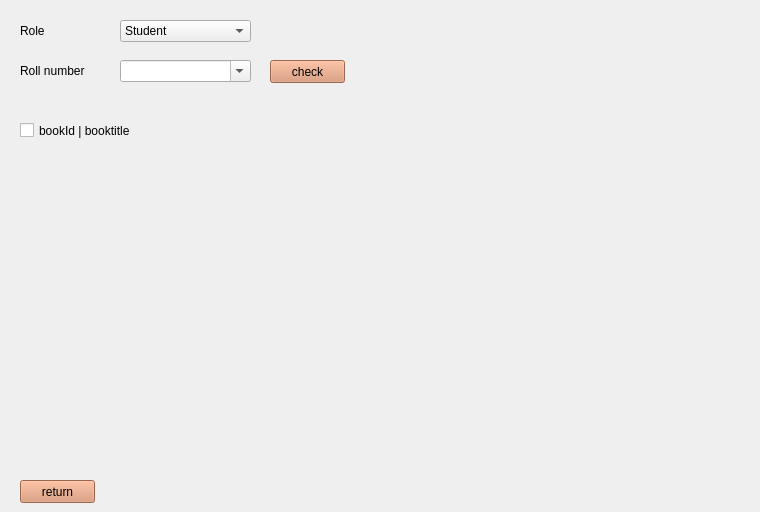
      <widget class="QWidget" name="return_tab">
       <attribute name="title">
        <string>RETURN</string>
       </attribute>
       <widget class="QLabel" name="return_reg_no_label">
        <property name="geometry">
         <rect>
          <x>20</x>
          <y>60</y>
          <width>101</width>
          <height>21</height>
         </rect>
        </property>
        <property name="text">
         <string>Roll number</string>
        </property>
       </widget>
       <widget class="QComboBox" name="return_reg_no_cbox">
        <property name="geometry">
         <rect>
          <x>120</x>
          <y>60</y>
          <width>131</width>
          <height>22</height>
         </rect>
        </property>
        <property name="editable">
         <bool>true</bool>
        </property>
       </widget>
       <widget class="QPushButton" name="return_check_btn">
        <property name="geometry">
         <rect>
          <x>270</x>
          <y>60</y>
          <width>75</width>
          <height>23</height>
         </rect>
        </property>
        <property name="palette">
         <palette>
          <active>
           <colorrole role="WindowText">
            <brush brushstyle="SolidPattern">
             <color alpha="255">
              <red>0</red>
              <green>0</green>
              <blue>0</blue>
             </color>
            </brush>
           </colorrole>
           <colorrole role="Button">
            <brush brushstyle="SolidPattern">
             <color alpha="255">
              <red>216</red>
              <green>144</green>
              <blue>107</blue>
             </color>
            </brush>
           </colorrole>
           <colorrole role="Light">
            <brush brushstyle="SolidPattern">
             <color alpha="255">
              <red>255</red>
              <green>216</green>
              <blue>196</blue>
             </color>
            </brush>
           </colorrole>
           <colorrole role="Midlight">
            <brush brushstyle="SolidPattern">
             <color alpha="255">
              <red>235</red>
              <green>180</green>
              <blue>151</blue>
             </color>
            </brush>
           </colorrole>
           <colorrole role="Dark">
            <brush brushstyle="SolidPattern">
             <color alpha="255">
              <red>108</red>
              <green>72</green>
              <blue>53</blue>
             </color>
            </brush>
           </colorrole>
           <colorrole role="Mid">
            <brush brushstyle="SolidPattern">
             <color alpha="255">
              <red>144</red>
              <green>96</green>
              <blue>71</blue>
             </color>
            </brush>
           </colorrole>
           <colorrole role="Text">
            <brush brushstyle="SolidPattern">
             <color alpha="255">
              <red>0</red>
              <green>0</green>
              <blue>0</blue>
             </color>
            </brush>
           </colorrole>
           <colorrole role="BrightText">
            <brush brushstyle="SolidPattern">
             <color alpha="255">
              <red>255</red>
              <green>255</green>
              <blue>255</blue>
             </color>
            </brush>
           </colorrole>
           <colorrole role="ButtonText">
            <brush brushstyle="SolidPattern">
             <color alpha="255">
              <red>0</red>
              <green>0</green>
              <blue>0</blue>
             </color>
            </brush>
           </colorrole>
           <colorrole role="Base">
            <brush brushstyle="SolidPattern">
             <color alpha="255">
              <red>255</red>
              <green>255</green>
              <blue>255</blue>
             </color>
            </brush>
           </colorrole>
           <colorrole role="Window">
            <brush brushstyle="SolidPattern">
             <color alpha="255">
              <red>216</red>
              <green>144</green>
              <blue>107</blue>
             </color>
            </brush>
           </colorrole>
           <colorrole role="Shadow">
            <brush brushstyle="SolidPattern">
             <color alpha="255">
              <red>0</red>
              <green>0</green>
              <blue>0</blue>
             </color>
            </brush>
           </colorrole>
           <colorrole role="AlternateBase">
            <brush brushstyle="SolidPattern">
             <color alpha="255">
              <red>235</red>
              <green>199</green>
              <blue>181</blue>
             </color>
            </brush>
           </colorrole>
           <colorrole role="ToolTipBase">
            <brush brushstyle="SolidPattern">
             <color alpha="255">
              <red>255</red>
              <green>255</green>
              <blue>220</blue>
             </color>
            </brush>
           </colorrole>
           <colorrole role="ToolTipText">
            <brush brushstyle="SolidPattern">
             <color alpha="255">
              <red>0</red>
              <green>0</green>
              <blue>0</blue>
             </color>
            </brush>
           </colorrole>
           <colorrole role="PlaceholderText">
            <brush brushstyle="SolidPattern">
             <color alpha="128">
              <red>0</red>
              <green>0</green>
              <blue>0</blue>
             </color>
            </brush>
           </colorrole>
          </active>
          <inactive>
           <colorrole role="WindowText">
            <brush brushstyle="SolidPattern">
             <color alpha="255">
              <red>0</red>
              <green>0</green>
              <blue>0</blue>
             </color>
            </brush>
           </colorrole>
           <colorrole role="Button">
            <brush brushstyle="SolidPattern">
             <color alpha="255">
              <red>216</red>
              <green>144</green>
              <blue>107</blue>
             </color>
            </brush>
           </colorrole>
           <colorrole role="Light">
            <brush brushstyle="SolidPattern">
             <color alpha="255">
              <red>255</red>
              <green>216</green>
              <blue>196</blue>
             </color>
            </brush>
           </colorrole>
           <colorrole role="Midlight">
            <brush brushstyle="SolidPattern">
             <color alpha="255">
              <red>235</red>
              <green>180</green>
              <blue>151</blue>
             </color>
            </brush>
           </colorrole>
           <colorrole role="Dark">
            <brush brushstyle="SolidPattern">
             <color alpha="255">
              <red>108</red>
              <green>72</green>
              <blue>53</blue>
             </color>
            </brush>
           </colorrole>
           <colorrole role="Mid">
            <brush brushstyle="SolidPattern">
             <color alpha="255">
              <red>144</red>
              <green>96</green>
              <blue>71</blue>
             </color>
            </brush>
           </colorrole>
           <colorrole role="Text">
            <brush brushstyle="SolidPattern">
             <color alpha="255">
              <red>0</red>
              <green>0</green>
              <blue>0</blue>
             </color>
            </brush>
           </colorrole>
           <colorrole role="BrightText">
            <brush brushstyle="SolidPattern">
             <color alpha="255">
              <red>255</red>
              <green>255</green>
              <blue>255</blue>
             </color>
            </brush>
           </colorrole>
           <colorrole role="ButtonText">
            <brush brushstyle="SolidPattern">
             <color alpha="255">
              <red>0</red>
              <green>0</green>
              <blue>0</blue>
             </color>
            </brush>
           </colorrole>
           <colorrole role="Base">
            <brush brushstyle="SolidPattern">
             <color alpha="255">
              <red>255</red>
              <green>255</green>
              <blue>255</blue>
             </color>
            </brush>
           </colorrole>
           <colorrole role="Window">
            <brush brushstyle="SolidPattern">
             <color alpha="255">
              <red>216</red>
              <green>144</green>
              <blue>107</blue>
             </color>
            </brush>
           </colorrole>
           <colorrole role="Shadow">
            <brush brushstyle="SolidPattern">
             <color alpha="255">
              <red>0</red>
              <green>0</green>
              <blue>0</blue>
             </color>
            </brush>
           </colorrole>
           <colorrole role="AlternateBase">
            <brush brushstyle="SolidPattern">
             <color alpha="255">
              <red>235</red>
              <green>199</green>
              <blue>181</blue>
             </color>
            </brush>
           </colorrole>
           <colorrole role="ToolTipBase">
            <brush brushstyle="SolidPattern">
             <color alpha="255">
              <red>255</red>
              <green>255</green>
              <blue>220</blue>
             </color>
            </brush>
           </colorrole>
           <colorrole role="ToolTipText">
            <brush brushstyle="SolidPattern">
             <color alpha="255">
              <red>0</red>
              <green>0</green>
              <blue>0</blue>
             </color>
            </brush>
           </colorrole>
           <colorrole role="PlaceholderText">
            <brush brushstyle="SolidPattern">
             <color alpha="128">
              <red>0</red>
              <green>0</green>
              <blue>0</blue>
             </color>
            </brush>
           </colorrole>
          </inactive>
          <disabled>
           <colorrole role="WindowText">
            <brush brushstyle="SolidPattern">
             <color alpha="255">
              <red>108</red>
              <green>72</green>
              <blue>53</blue>
             </color>
            </brush>
           </colorrole>
           <colorrole role="Button">
            <brush brushstyle="SolidPattern">
             <color alpha="255">
              <red>216</red>
              <green>144</green>
              <blue>107</blue>
             </color>
            </brush>
           </colorrole>
           <colorrole role="Light">
            <brush brushstyle="SolidPattern">
             <color alpha="255">
              <red>255</red>
              <green>216</green>
              <blue>196</blue>
             </color>
            </brush>
           </colorrole>
           <colorrole role="Midlight">
            <brush brushstyle="SolidPattern">
             <color alpha="255">
              <red>235</red>
              <green>180</green>
              <blue>151</blue>
             </color>
            </brush>
           </colorrole>
           <colorrole role="Dark">
            <brush brushstyle="SolidPattern">
             <color alpha="255">
              <red>108</red>
              <green>72</green>
              <blue>53</blue>
             </color>
            </brush>
           </colorrole>
           <colorrole role="Mid">
            <brush brushstyle="SolidPattern">
             <color alpha="255">
              <red>144</red>
              <green>96</green>
              <blue>71</blue>
             </color>
            </brush>
           </colorrole>
           <colorrole role="Text">
            <brush brushstyle="SolidPattern">
             <color alpha="255">
              <red>108</red>
              <green>72</green>
              <blue>53</blue>
             </color>
            </brush>
           </colorrole>
           <colorrole role="BrightText">
            <brush brushstyle="SolidPattern">
             <color alpha="255">
              <red>255</red>
              <green>255</green>
              <blue>255</blue>
             </color>
            </brush>
           </colorrole>
           <colorrole role="ButtonText">
            <brush brushstyle="SolidPattern">
             <color alpha="255">
              <red>108</red>
              <green>72</green>
              <blue>53</blue>
             </color>
            </brush>
           </colorrole>
           <colorrole role="Base">
            <brush brushstyle="SolidPattern">
             <color alpha="255">
              <red>216</red>
              <green>144</green>
              <blue>107</blue>
             </color>
            </brush>
           </colorrole>
           <colorrole role="Window">
            <brush brushstyle="SolidPattern">
             <color alpha="255">
              <red>216</red>
              <green>144</green>
              <blue>107</blue>
             </color>
            </brush>
           </colorrole>
           <colorrole role="Shadow">
            <brush brushstyle="SolidPattern">
             <color alpha="255">
              <red>0</red>
              <green>0</green>
              <blue>0</blue>
             </color>
            </brush>
           </colorrole>
           <colorrole role="AlternateBase">
            <brush brushstyle="SolidPattern">
             <color alpha="255">
              <red>216</red>
              <green>144</green>
              <blue>107</blue>
             </color>
            </brush>
           </colorrole>
           <colorrole role="ToolTipBase">
            <brush brushstyle="SolidPattern">
             <color alpha="255">
              <red>255</red>
              <green>255</green>
              <blue>220</blue>
             </color>
            </brush>
           </colorrole>
           <colorrole role="ToolTipText">
            <brush brushstyle="SolidPattern">
             <color alpha="255">
              <red>0</red>
              <green>0</green>
              <blue>0</blue>
             </color>
            </brush>
           </colorrole>
           <colorrole role="PlaceholderText">
            <brush brushstyle="SolidPattern">
             <color alpha="128">
              <red>0</red>
              <green>0</green>
              <blue>0</blue>
             </color>
            </brush>
           </colorrole>
          </disabled>
         </palette>
        </property>
        <property name="text">
         <string>check</string>
        </property>
       </widget>
       <widget class="QCheckBox" name="return_checkbox">
        <property name="geometry">
         <rect>
          <x>20</x>
          <y>120</y>
          <width>731</width>
          <height>21</height>
         </rect>
        </property>
        <property name="text">
         <string>bookId | booktitle</string>
        </property>
       </widget>
       <widget class="QPushButton" name="return_btn">
        <property name="geometry">
         <rect>
          <x>20</x>
          <y>480</y>
          <width>75</width>
          <height>23</height>
         </rect>
        </property>
        <property name="palette">
         <palette>
          <active>
           <colorrole role="WindowText">
            <brush brushstyle="SolidPattern">
             <color alpha="255">
              <red>0</red>
              <green>0</green>
              <blue>0</blue>
             </color>
            </brush>
           </colorrole>
           <colorrole role="Button">
            <brush brushstyle="SolidPattern">
             <color alpha="255">
              <red>216</red>
              <green>144</green>
              <blue>107</blue>
             </color>
            </brush>
           </colorrole>
           <colorrole role="Light">
            <brush brushstyle="SolidPattern">
             <color alpha="255">
              <red>255</red>
              <green>216</green>
              <blue>196</blue>
             </color>
            </brush>
           </colorrole>
           <colorrole role="Midlight">
            <brush brushstyle="SolidPattern">
             <color alpha="255">
              <red>235</red>
              <green>180</green>
              <blue>151</blue>
             </color>
            </brush>
           </colorrole>
           <colorrole role="Dark">
            <brush brushstyle="SolidPattern">
             <color alpha="255">
              <red>108</red>
              <green>72</green>
              <blue>53</blue>
             </color>
            </brush>
           </colorrole>
           <colorrole role="Mid">
            <brush brushstyle="SolidPattern">
             <color alpha="255">
              <red>144</red>
              <green>96</green>
              <blue>71</blue>
             </color>
            </brush>
           </colorrole>
           <colorrole role="Text">
            <brush brushstyle="SolidPattern">
             <color alpha="255">
              <red>0</red>
              <green>0</green>
              <blue>0</blue>
             </color>
            </brush>
           </colorrole>
           <colorrole role="BrightText">
            <brush brushstyle="SolidPattern">
             <color alpha="255">
              <red>255</red>
              <green>255</green>
              <blue>255</blue>
             </color>
            </brush>
           </colorrole>
           <colorrole role="ButtonText">
            <brush brushstyle="SolidPattern">
             <color alpha="255">
              <red>0</red>
              <green>0</green>
              <blue>0</blue>
             </color>
            </brush>
           </colorrole>
           <colorrole role="Base">
            <brush brushstyle="SolidPattern">
             <color alpha="255">
              <red>255</red>
              <green>255</green>
              <blue>255</blue>
             </color>
            </brush>
           </colorrole>
           <colorrole role="Window">
            <brush brushstyle="SolidPattern">
             <color alpha="255">
              <red>216</red>
              <green>144</green>
              <blue>107</blue>
             </color>
            </brush>
           </colorrole>
           <colorrole role="Shadow">
            <brush brushstyle="SolidPattern">
             <color alpha="255">
              <red>0</red>
              <green>0</green>
              <blue>0</blue>
             </color>
            </brush>
           </colorrole>
           <colorrole role="AlternateBase">
            <brush brushstyle="SolidPattern">
             <color alpha="255">
              <red>235</red>
              <green>199</green>
              <blue>181</blue>
             </color>
            </brush>
           </colorrole>
           <colorrole role="ToolTipBase">
            <brush brushstyle="SolidPattern">
             <color alpha="255">
              <red>255</red>
              <green>255</green>
              <blue>220</blue>
             </color>
            </brush>
           </colorrole>
           <colorrole role="ToolTipText">
            <brush brushstyle="SolidPattern">
             <color alpha="255">
              <red>0</red>
              <green>0</green>
              <blue>0</blue>
             </color>
            </brush>
           </colorrole>
           <colorrole role="PlaceholderText">
            <brush brushstyle="SolidPattern">
             <color alpha="128">
              <red>0</red>
              <green>0</green>
              <blue>0</blue>
             </color>
            </brush>
           </colorrole>
          </active>
          <inactive>
           <colorrole role="WindowText">
            <brush brushstyle="SolidPattern">
             <color alpha="255">
              <red>0</red>
              <green>0</green>
              <blue>0</blue>
             </color>
            </brush>
           </colorrole>
           <colorrole role="Button">
            <brush brushstyle="SolidPattern">
             <color alpha="255">
              <red>216</red>
              <green>144</green>
              <blue>107</blue>
             </color>
            </brush>
           </colorrole>
           <colorrole role="Light">
            <brush brushstyle="SolidPattern">
             <color alpha="255">
              <red>255</red>
              <green>216</green>
              <blue>196</blue>
             </color>
            </brush>
           </colorrole>
           <colorrole role="Midlight">
            <brush brushstyle="SolidPattern">
             <color alpha="255">
              <red>235</red>
              <green>180</green>
              <blue>151</blue>
             </color>
            </brush>
           </colorrole>
           <colorrole role="Dark">
            <brush brushstyle="SolidPattern">
             <color alpha="255">
              <red>108</red>
              <green>72</green>
              <blue>53</blue>
             </color>
            </brush>
           </colorrole>
           <colorrole role="Mid">
            <brush brushstyle="SolidPattern">
             <color alpha="255">
              <red>144</red>
              <green>96</green>
              <blue>71</blue>
             </color>
            </brush>
           </colorrole>
           <colorrole role="Text">
            <brush brushstyle="SolidPattern">
             <color alpha="255">
              <red>0</red>
              <green>0</green>
              <blue>0</blue>
             </color>
            </brush>
           </colorrole>
           <colorrole role="BrightText">
            <brush brushstyle="SolidPattern">
             <color alpha="255">
              <red>255</red>
              <green>255</green>
              <blue>255</blue>
             </color>
            </brush>
           </colorrole>
           <colorrole role="ButtonText">
            <brush brushstyle="SolidPattern">
             <color alpha="255">
              <red>0</red>
              <green>0</green>
              <blue>0</blue>
             </color>
            </brush>
           </colorrole>
           <colorrole role="Base">
            <brush brushstyle="SolidPattern">
             <color alpha="255">
              <red>255</red>
              <green>255</green>
              <blue>255</blue>
             </color>
            </brush>
           </colorrole>
           <colorrole role="Window">
            <brush brushstyle="SolidPattern">
             <color alpha="255">
              <red>216</red>
              <green>144</green>
              <blue>107</blue>
             </color>
            </brush>
           </colorrole>
           <colorrole role="Shadow">
            <brush brushstyle="SolidPattern">
             <color alpha="255">
              <red>0</red>
              <green>0</green>
              <blue>0</blue>
             </color>
            </brush>
           </colorrole>
           <colorrole role="AlternateBase">
            <brush brushstyle="SolidPattern">
             <color alpha="255">
              <red>235</red>
              <green>199</green>
              <blue>181</blue>
             </color>
            </brush>
           </colorrole>
           <colorrole role="ToolTipBase">
            <brush brushstyle="SolidPattern">
             <color alpha="255">
              <red>255</red>
              <green>255</green>
              <blue>220</blue>
             </color>
            </brush>
           </colorrole>
           <colorrole role="ToolTipText">
            <brush brushstyle="SolidPattern">
             <color alpha="255">
              <red>0</red>
              <green>0</green>
              <blue>0</blue>
             </color>
            </brush>
           </colorrole>
           <colorrole role="PlaceholderText">
            <brush brushstyle="SolidPattern">
             <color alpha="128">
              <red>0</red>
              <green>0</green>
              <blue>0</blue>
             </color>
            </brush>
           </colorrole>
          </inactive>
          <disabled>
           <colorrole role="WindowText">
            <brush brushstyle="SolidPattern">
             <color alpha="255">
              <red>108</red>
              <green>72</green>
              <blue>53</blue>
             </color>
            </brush>
           </colorrole>
           <colorrole role="Button">
            <brush brushstyle="SolidPattern">
             <color alpha="255">
              <red>216</red>
              <green>144</green>
              <blue>107</blue>
             </color>
            </brush>
           </colorrole>
           <colorrole role="Light">
            <brush brushstyle="SolidPattern">
             <color alpha="255">
              <red>255</red>
              <green>216</green>
              <blue>196</blue>
             </color>
            </brush>
           </colorrole>
           <colorrole role="Midlight">
            <brush brushstyle="SolidPattern">
             <color alpha="255">
              <red>235</red>
              <green>180</green>
              <blue>151</blue>
             </color>
            </brush>
           </colorrole>
           <colorrole role="Dark">
            <brush brushstyle="SolidPattern">
             <color alpha="255">
              <red>108</red>
              <green>72</green>
              <blue>53</blue>
             </color>
            </brush>
           </colorrole>
           <colorrole role="Mid">
            <brush brushstyle="SolidPattern">
             <color alpha="255">
              <red>144</red>
              <green>96</green>
              <blue>71</blue>
             </color>
            </brush>
           </colorrole>
           <colorrole role="Text">
            <brush brushstyle="SolidPattern">
             <color alpha="255">
              <red>108</red>
              <green>72</green>
              <blue>53</blue>
             </color>
            </brush>
           </colorrole>
           <colorrole role="BrightText">
            <brush brushstyle="SolidPattern">
             <color alpha="255">
              <red>255</red>
              <green>255</green>
              <blue>255</blue>
             </color>
            </brush>
           </colorrole>
           <colorrole role="ButtonText">
            <brush brushstyle="SolidPattern">
             <color alpha="255">
              <red>108</red>
              <green>72</green>
              <blue>53</blue>
             </color>
            </brush>
           </colorrole>
           <colorrole role="Base">
            <brush brushstyle="SolidPattern">
             <color alpha="255">
              <red>216</red>
              <green>144</green>
              <blue>107</blue>
             </color>
            </brush>
           </colorrole>
           <colorrole role="Window">
            <brush brushstyle="SolidPattern">
             <color alpha="255">
              <red>216</red>
              <green>144</green>
              <blue>107</blue>
             </color>
            </brush>
           </colorrole>
           <colorrole role="Shadow">
            <brush brushstyle="SolidPattern">
             <color alpha="255">
              <red>0</red>
              <green>0</green>
              <blue>0</blue>
             </color>
            </brush>
           </colorrole>
           <colorrole role="AlternateBase">
            <brush brushstyle="SolidPattern">
             <color alpha="255">
              <red>216</red>
              <green>144</green>
              <blue>107</blue>
             </color>
            </brush>
           </colorrole>
           <colorrole role="ToolTipBase">
            <brush brushstyle="SolidPattern">
             <color alpha="255">
              <red>255</red>
              <green>255</green>
              <blue>220</blue>
             </color>
            </brush>
           </colorrole>
           <colorrole role="ToolTipText">
            <brush brushstyle="SolidPattern">
             <color alpha="255">
              <red>0</red>
              <green>0</green>
              <blue>0</blue>
             </color>
            </brush>
           </colorrole>
           <colorrole role="PlaceholderText">
            <brush brushstyle="SolidPattern">
             <color alpha="128">
              <red>0</red>
              <green>0</green>
              <blue>0</blue>
             </color>
            </brush>
           </colorrole>
          </disabled>
         </palette>
        </property>
        <property name="text">
         <string>return</string>
        </property>
       </widget>
       <widget class="QComboBox" name="return_role_cbox">
        <property name="geometry">
         <rect>
          <x>120</x>
          <y>20</y>
          <width>131</width>
          <height>22</height>
         </rect>
        </property>
        <item>
         <property name="text">
          <string>Student</string>
         </property>
        </item>
        <item>
         <property name="text">
          <string>Faculty</string>
         </property>
        </item>
       </widget>
       <widget class="QLabel" name="return_role">
        <property name="geometry">
         <rect>
          <x>20</x>
          <y>20</y>
          <width>91</width>
          <height>21</height>
         </rect>
        </property>
        <property name="text">
         <string>Role</string>
        </property>
       </widget>
      </widget>
